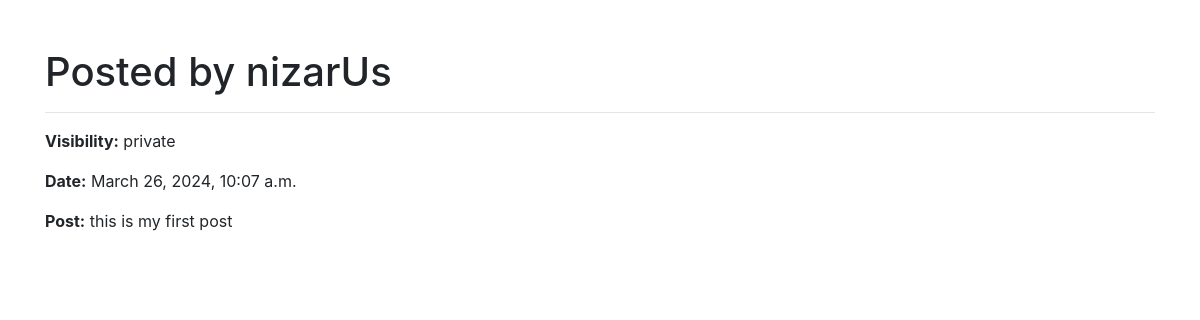
The page /app/posts/1/ on the database its author committed.
### app_06/models.py (models this page shows, shortened)
class Post(models.Model):
    user = models.ForeignKey(User, on_delete=models.CASCADE)
    post = models.TextField()
    created_at = models.DateTimeField(default=timezone.now)
    PUBLIC = "public"
    PRIVATE = "private"
    VISIBILITY_CHOICES = [
        (PUBLIC, "Public"),
        (PRIVATE, "Private"),
    ]
    visibility = models.CharField(
        max_length=10, choices=VISIBILITY_CHOICES, default=PUBLIC
    )
    class Meta:
        ordering = ["created_at"]
        verbose_name = "user post"
        db_table = "posts"

class User(models.Model):
    username = models.CharField(max_length=50, unique=True)
    email = models.EmailField(
        unique=True,
        validators=[
            validate_email,
            validators.EmailValidator(message="Enter a valid email"),
        ],
    )
    bio = models.TextField(blank=True, validators=[validate_bad_words])
    age = models.PositiveIntegerField(validators=[validate_age])
    joined_at = models.DateTimeField(default=timezone.now)
    class Meta:
        ordering = ["username", "-joined_at"]  # - reverse order
        constraints = [
            models.UniqueConstraint(
                fields=["username", "email"], name="unique username/email"
            )
        ]
        db_table = "users_06"
        verbose_name = "users from the app"

### app_06/views.py (the view)
# urls.py: path("posts/<int:post_id>/", PostDetailView.as_view(), name="post-detail"),
class PostDetailView(DetailView):
    model = Post
    context_object_name = "post"
    template_name = "app_06/post_detail.html"
    pk_url_kwarg = "post_id"

### app_06/templates/app_06/post_detail.html (shortened to what this page needs)
<!DOCTYPE html>
<html lang="en">
<head>
    <link href="https://stackpath.bootstrapcdn.com/bootstrap/4.5.2/css/bootstrap.min.css" rel="stylesheet">
</head>
<body class="d-flex flex-column min-vh-100">
    <div class="container mt-5">
        <h1>Posted by {{ post.user.username }}</h1>
        <hr>
        <p><strong>Visibility:</strong> {{ post.visibility }}</p>
        <p><strong>Date:</strong> {{ post.created_at }}</p>
        <p><strong>Post:</strong> {{ post.post }}</p>
    </div>
</body>
</html>

### rows shown on the page
Post: user.username "nizarUs", visibility "private", created_at "March 26, 2024, 10:07 a.m.", post "this is my first post"
